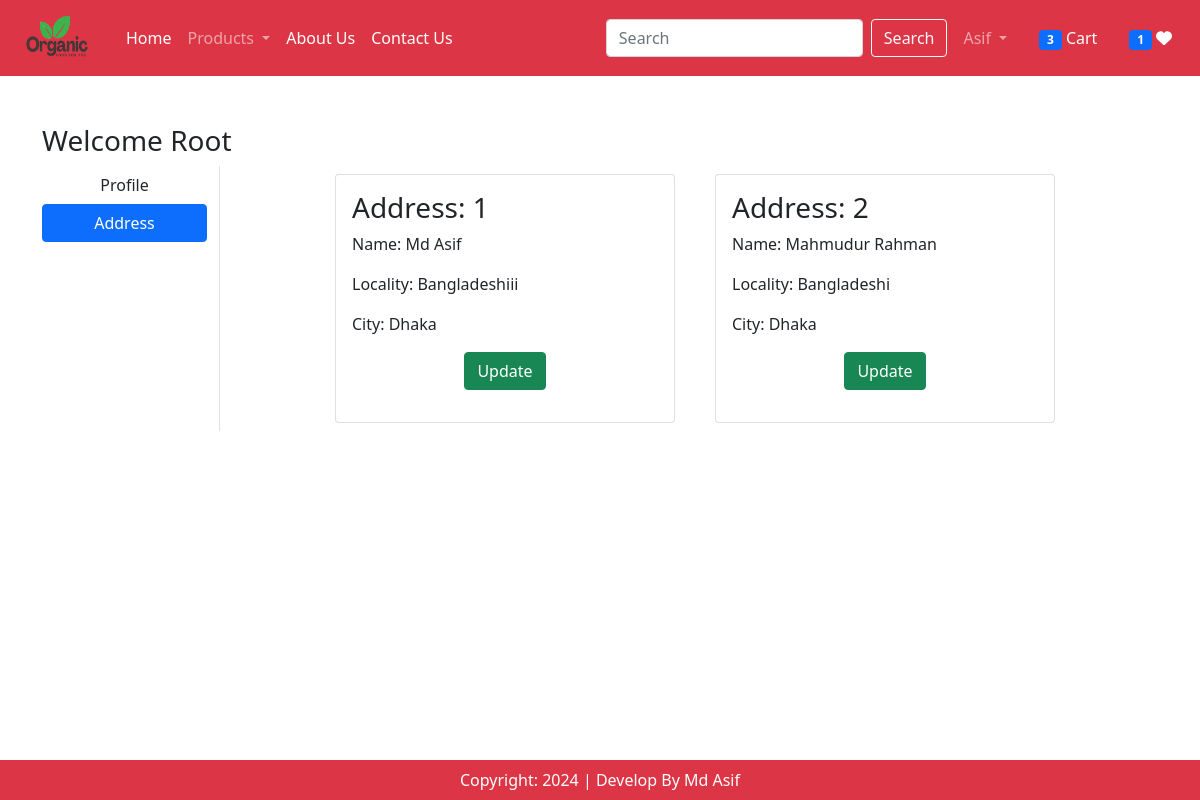
The page /address/ (signed in) on the database its author committed.
### app/models.py (models this page shows, shortened)
class Customer(models.Model):
    user = models.ForeignKey(User, on_delete=models.CASCADE)
    name = models.CharField(max_length=200)
    locality = models.CharField(max_length=200)
    city = models.CharField(max_length=50)

### app/views.py (the view)
# urls.py: path("address/", views.address, name="address"),
@login_required
def address(request):
    add = Customer.objects.filter(user=request.user)
    totalitem = 0
    wishitem = 0
    if request.user.is_authenticated:
        totalitem = len(Cart.objects.filter(user=request.user))
        wishitem = len(Wishlist.objects.filter(user=request.user))
    return render(request, 'app/address.html', locals())

### app/templates/app/address.html (shortened to what this page needs)
{% extends 'app/base.html' %}
{% load static %}
{% block main-content %}
    <div class="container my-5">
        <div class="row">
            <h3>Welcome <span class="text-capitalize">{{request.user}}</span></h3>
                <div class="col-sm-2 border-end">
                    <ul class="list-unstyled">
                        <li class="d-grid"> <a href="{% url 'profile' %}" class="btn ">Profile</a></li>
                        <li class="d-grid"> <a href="{% url 'address' %}" class="btn btn-primary"> Address </a></li>
                    </ul>
                </div>
                   <div class="col-sm-8 offset-sm-1">
                        <div class="row">
                                {% for ad in add %}
                                    <div class="col-sm-6">
                                       <div class="card m-2">
                                          <div class="card-body">
                                            <h3>Address: {{forloop.counter}}</h3>
                                                <p>Name: {{ad.name}} </p>
                                                <p>Locality: {{ad.locality}} </p>
                                                <p>City: {{ad.city}}</p>
                                                <p class="text-center"><a href="{% url 'updateAddress' pk=ad.id %}" type="button" class="btn btn-success">Update</a></p>
                                          </div>
                                        </div>
                                    </div>
                                {% endfor %}
                        </div>
                    </div>
        </div>
    </div>
{% endblock main-content %}

### rows shown on the page
Customer: name "Md Asif", locality "Bangladeshiii", city "Dhaka"
Customer: name "Mahmudur Rahman", locality "Bangladeshi", city "Dhaka"

### other values the page prints
{{ totalitem }} "3"
{{ wishitem }} "1"
{{ request.user }} "Root"
